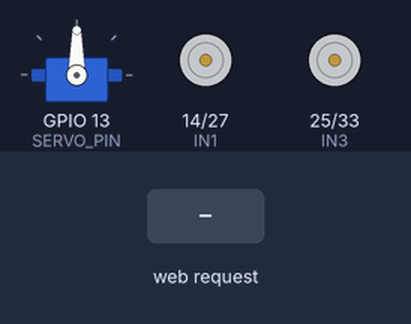
A sketch run on a simulated ESP32. Shown: servo, motor-driver pin pairs drawn as motors (green arrow = first pin HIGH = forward, orange = second pin HIGH = backward, longer = more drive, scaled by the enable pin). The inputs (shaded band) are chosen by the test bench. WiFi joins after 1.5 s; servers stay silent unless stated; what the sketch prints to the serial monitor is not drawn.

Above: at 2.7 s.
2.8 s: HTTP request GET /forward received
At 3.2 s:
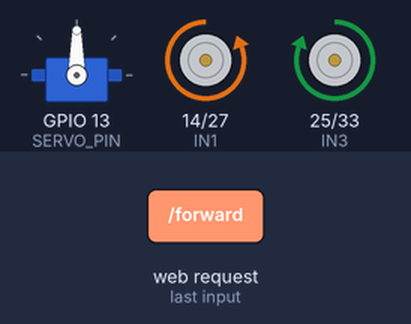
4.3 s: HTTP request GET /backward received
At 5.5 s:
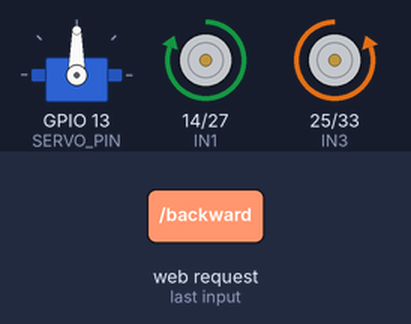
5.8 s: HTTP request GET /left received
At 6.7 s:
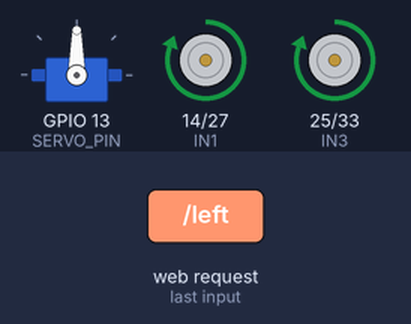
7.3 s: HTTP request GET /right received
At 7.8 s:
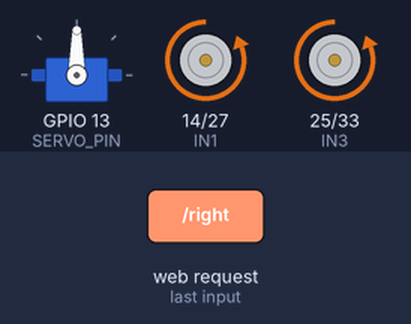
8.8 s: HTTP request GET /forward?val=1 received
At 10.0 s:
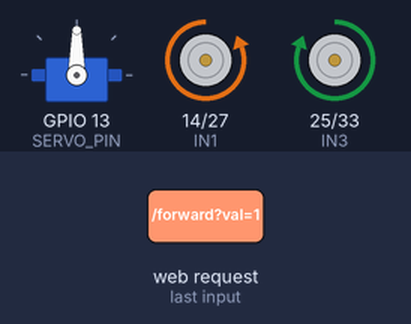
10.3 s: HTTP request GET /backward?val=1 received
At 11.3 s:
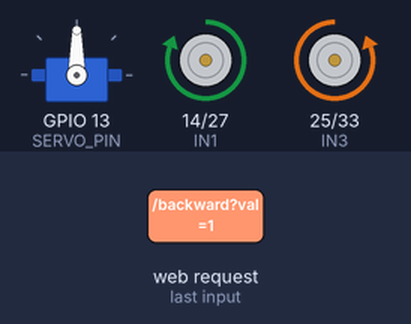
Timing chart, 0 to 12.8 s (numbered marks = the images above; inputs shaded):
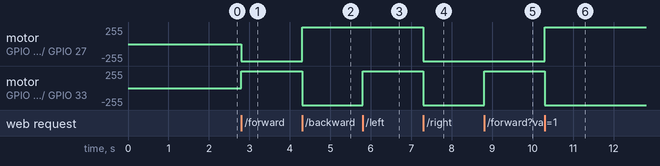

The sketch:

ESP32_CarController_v2.ino
```cpp
//http://10.82.237.239
//Cam:http://10.82.237.71
#include <WiFi.h>
#include <WebServer.h>
#include <ESP32Servo.h>

// ── WiFi — connecte à ton réseau existant ─────────────────────
const char* ssid     = "";
const char* password = "";

WebServer server(80);

// ── Broches L298N ─────────────────────────────────────────────
#define IN1 14
#define IN2 27
#define IN3 25
#define IN4 33
#define ENA 26
#define ENB 32
#define SERVO_PIN 13

Servo servoCam;

// ── Moteurs ───────────────────────────────────────────────────
void stopMotors()   { digitalWrite(IN1,LOW);  digitalWrite(IN2,LOW);  digitalWrite(IN3,LOW);  digitalWrite(IN4,LOW); }
void moveForward()  { digitalWrite(IN1,LOW);  digitalWrite(IN2,HIGH); digitalWrite(IN3,HIGH); digitalWrite(IN4,LOW); }
void moveBackward() { digitalWrite(IN1,HIGH); digitalWrite(IN2,LOW);  digitalWrite(IN3,LOW);  digitalWrite(IN4,HIGH);}
void turnLeft()     { digitalWrite(IN1,HIGH); digitalWrite(IN2,LOW);  digitalWrite(IN3,HIGH); digitalWrite(IN4,LOW); }
void turnRight()    { digitalWrite(IN1,LOW);  digitalWrite(IN2,HIGH); digitalWrite(IN3,LOW);  digitalWrite(IN4,HIGH);}

// ── Page HTML ─────────────────────────────────────────────────
const char PAGE[] PROGMEM = R"rawliteral(
<!DOCTYPE html>
<html lang="fr">
<head>
<meta charset="UTF-8"/>
<meta name="viewport" content="width=device-width,initial-scale=1,user-scalable=no"/>
<title>ESP32 Car</title>
<style>
@import url('https://fonts.googleapis.com/css2?family=Orbitron:wght@400;700;900&family=Rajdhani:wght@300;400;600&display=swap');
*{box-sizing:border-box;margin:0;padding:0}
:root{
  --bg:#04070f;--bg2:#080e1f;--bg3:#0c1630;
  --acc:#00d4ff;--acc2:#7c3aed;--acc3:#f97316;
  --red:#ef4444;--green:#22c55e;
  --bdr:#0f2a4a;--txt:#e2e8f0;--txt2:#64748b
}
html,body{height:100%;background:var(--bg);color:var(--txt);font-family:'Rajdhani',sans-serif}
body{display:flex;flex-direction:column;align-items:center;padding:10px;gap:10px}

.hdr{width:100%;max-width:760px;background:linear-gradient(135deg,#060d1f,#0a1628);border:1px solid var(--bdr);border-radius:14px;padding:14px 22px;display:flex;align-items:center;justify-content:space-between;position:relative;overflow:hidden}
.hdr::before{content:'';position:absolute;top:0;left:0;right:0;height:2px;background:linear-gradient(90deg,transparent,var(--acc),var(--acc2),transparent)}
.logo{display:flex;align-items:center;gap:12px}
.logo-icon{width:42px;height:42px;border:2px solid var(--acc);border-radius:10px;display:flex;align-items:center;justify-content:center;font-size:20px;box-shadow:0 0 14px rgba(0,212,255,.25)}
.logo-txt{font-family:'Orbitron',monospace;font-size:15px;font-weight:900;color:var(--acc);letter-spacing:3px}
.logo-sub{font-size:10px;color:var(--txt2);letter-spacing:2px;margin-top:2px}
.hdr-right{display:flex;align-items:center;gap:14px}
.dot-wrap{display:flex;align-items:center;gap:6px}
.dot{width:9px;height:9px;border-radius:50%;background:var(--green);box-shadow:0 0 10px var(--green);animation:pulse 2s infinite}
@keyframes pulse{0%,100%{opacity:1;transform:scale(1)}50%{opacity:.4;transform:scale(.75)}}
.status-txt{font-size:10px;color:var(--green);font-family:'Orbitron',monospace;letter-spacing:2px}
.ip-box{background:var(--bg3);border:1px solid var(--bdr);border-radius:6px;padding:5px 12px;font-size:11px;color:var(--acc);font-family:'Orbitron',monospace;letter-spacing:1px}

.main{width:100%;max-width:760px;display:grid;grid-template-columns:1fr 270px;gap:12px}
@media(max-width:600px){.main{grid-template-columns:1fr}}

.col{display:flex;flex-direction:column;gap:12px}

.panel{background:linear-gradient(160deg,#070e20,#0a1525);border:1px solid var(--bdr);border-radius:14px;overflow:hidden;display:flex;flex-direction:column;position:relative}
.panel::after{content:'';position:absolute;top:0;left:0;right:0;height:1px;background:linear-gradient(90deg,transparent,rgba(0,212,255,.3),transparent)}
.ph{padding:10px 16px;border-bottom:1px solid var(--bdr);display:flex;align-items:center;gap:8px;background:rgba(0,212,255,.02)}
.pi{font-size:15px}
.pt{font-family:'Orbitron',monospace;font-size:9px;letter-spacing:2px;color:var(--acc)}
.pb{padding:18px;flex:1}

.dpad{display:flex;flex-direction:column;align-items:center;gap:7px}
.drow{display:flex;gap:7px;align-items:center}
.cb{width:70px;height:70px;border-radius:14px;border:1.5px solid #1a3a5c;background:linear-gradient(145deg,#0c1e38,#071528);color:var(--txt);font-size:28px;cursor:pointer;display:flex;align-items:center;justify-content:center;transition:all .12s;user-select:none;touch-action:manipulation;-webkit-tap-highlight-color:transparent;position:relative;overflow:hidden;font-family:sans-serif;box-shadow:0 4px 15px rgba(0,0,0,.4)}
.cb::before{content:'';position:absolute;inset:0;background:radial-gradient(circle at 30% 30%,rgba(255,255,255,.05),transparent);pointer-events:none}
.cb:active,.cb.on{background:linear-gradient(145deg,#00c8e8,#0099bb);color:#04070f;border-color:var(--acc);transform:scale(.91);box-shadow:0 0 25px rgba(0,212,255,.5),inset 0 1px rgba(255,255,255,.2)}
.cs{background:linear-gradient(145deg,#1c0909,#130606);border-color:#5a1a1a;color:var(--red);font-size:9px;font-weight:900;letter-spacing:1px;font-family:'Orbitron',monospace;box-shadow:0 4px 15px rgba(239,68,68,.1)}
.cs:active,.cs.on{background:linear-gradient(145deg,#dc2626,#b91c1c);color:#fff;border-color:var(--red);box-shadow:0 0 25px rgba(239,68,68,.5)}

.srv-row{display:flex;align-items:center;gap:12px;margin-bottom:14px}
.srv-lbl{font-size:9px;color:var(--txt2);width:48px;font-family:'Orbitron',monospace;letter-spacing:1px}
input[type=range]{flex:1;-webkit-appearance:none;height:5px;border-radius:3px;background:linear-gradient(90deg,#7c3aed,var(--bg3) 70%);outline:none;cursor:pointer;border:none}
input[type=range]::-webkit-slider-thumb{-webkit-appearance:none;width:20px;height:20px;border-radius:50%;background:linear-gradient(135deg,#c4b5fd,#7c3aed);cursor:pointer;border:2px solid var(--bg);box-shadow:0 0 10px rgba(124,58,237,.6)}
.srv-val{font-family:'Orbitron',monospace;font-size:13px;color:var(--acc2);font-weight:700;min-width:38px;text-align:right}
.cbtn{width:100%;background:rgba(124,58,237,.08);border:1px solid rgba(124,58,237,.3);border-radius:8px;padding:9px;color:var(--acc2);font-size:9px;cursor:pointer;letter-spacing:2px;font-family:'Orbitron',monospace;transition:all .15s;margin-top:2px}
.cbtn:hover,.cbtn:active{background:rgba(124,58,237,.2);border-color:var(--acc2);box-shadow:0 0 12px rgba(124,58,237,.2)}

.sgrid{display:grid;grid-template-columns:1fr 1fr;gap:10px}
.st{background:var(--bg3);border-radius:10px;padding:12px 14px;border:1px solid var(--bdr);position:relative;overflow:hidden}
.st::before{content:'';position:absolute;top:0;left:0;right:0;height:1px;background:linear-gradient(90deg,transparent,var(--acc),transparent);opacity:.35}
.st-l{font-size:8px;letter-spacing:2px;color:var(--txt2);font-family:'Orbitron',monospace;margin-bottom:6px}
.st-v{font-family:'Orbitron',monospace;font-size:16px;font-weight:700;color:var(--acc)}

.chat-panel{background:linear-gradient(160deg,#070e20,#0a1525);border:1px solid var(--bdr);border-radius:14px;display:flex;flex-direction:column;overflow:hidden;position:relative}
.chat-panel::after{content:'';position:absolute;top:0;left:0;right:0;height:1px;background:linear-gradient(90deg,transparent,rgba(124,58,237,.4),transparent)}
.chat-hdr{padding:12px 16px;border-bottom:1px solid var(--bdr);display:flex;align-items:center;gap:10px;background:rgba(124,58,237,.03)}
.bot-av{width:34px;height:34px;border-radius:10px;background:linear-gradient(135deg,#1e3a8a,#4c1d95);display:flex;align-items:center;justify-content:center;font-size:18px;flex-shrink:0;border:1px solid rgba(124,58,237,.4);box-shadow:0 0 12px rgba(124,58,237,.2)}
.bot-name{font-family:'Orbitron',monospace;font-size:10px;font-weight:700;color:var(--txt);letter-spacing:2px}
.bot-sub{font-size:9px;color:var(--txt2);margin-top:1px}

.msgs{flex:1;overflow-y:auto;padding:12px;display:flex;flex-direction:column;gap:10px;height:390px}
.msgs::-webkit-scrollbar{width:3px}
.msgs::-webkit-scrollbar-thumb{background:rgba(124,58,237,.3);border-radius:2px}
.msg{display:flex;flex-direction:column}
.msg.u{align-items:flex-end}
.bubble{padding:9px 13px;border-radius:12px;font-size:12px;line-height:1.65;max-width:210px;word-break:break-word}
.msg.b .bubble{background:linear-gradient(135deg,#0f2040,#091830);color:#cbd5e1;border-bottom-left-radius:3px;border:1px solid var(--bdr)}
.msg.u .bubble{background:linear-gradient(135deg,#0e7490,#0891b2);color:#fff;font-weight:600;border-bottom-right-radius:3px;box-shadow:0 3px 15px rgba(0,212,255,.25)}
.msg-t{font-size:9px;color:#2d3f55;padding:0 4px;margin-top:3px}
.tag{display:inline-block;background:rgba(0,212,255,.08);border:1px solid rgba(0,212,255,.2);border-radius:4px;padding:1px 6px;font-size:10px;color:var(--acc);font-family:'Orbitron',monospace;letter-spacing:.5px}
.act-bar{background:rgba(0,212,255,.04);border:1px solid rgba(0,212,255,.1);border-radius:6px;padding:5px 9px;margin-top:6px;font-size:10px;color:var(--acc);font-family:'Orbitron',monospace;letter-spacing:.5px}

.hints{display:flex;flex-wrap:wrap;gap:4px;padding:8px 12px;border-top:1px solid var(--bdr)}
.hint{background:var(--bg);border:1px solid var(--bdr);border-radius:5px;padding:4px 9px;font-size:9px;color:var(--txt2);cursor:pointer;font-family:'Orbitron',monospace;letter-spacing:.5px;transition:all .12s;-webkit-tap-highlight-color:transparent}
.hint:hover,.hint:active{border-color:var(--acc);color:var(--acc);background:rgba(0,212,255,.06)}

.inp-row{display:flex;gap:7px;padding:10px 12px;border-top:1px solid var(--bdr)}
.ci{flex:1;background:var(--bg3);border:1px solid var(--bdr);border-radius:9px;padding:9px 13px;color:var(--txt);font-size:12px;font-family:'Rajdhani',sans-serif;outline:none;transition:all .15s}
.ci::placeholder{color:var(--txt2);font-size:11px}
.ci:focus{border-color:var(--acc);box-shadow:0 0 0 3px rgba(0,212,255,.08)}
.sb{background:linear-gradient(135deg,#00c4ee,#0891b2);border:none;border-radius:9px;padding:9px 16px;color:#04070f;font-size:16px;font-weight:900;cursor:pointer;transition:all .15s;box-shadow:0 3px 12px rgba(0,212,255,.2)}
.sb:hover{opacity:.88;box-shadow:0 3px 18px rgba(0,212,255,.35)}

.typing span{display:inline-block;width:6px;height:6px;border-radius:50%;background:var(--acc2);margin:0 2px;animation:ty .9s infinite}
.typing span:nth-child(2){animation-delay:.18s}
.typing span:nth-child(3){animation-delay:.36s}
@keyframes ty{0%,100%{transform:translateY(0);opacity:.5}50%{transform:translateY(-6px);opacity:1}}

.scan-line{position:fixed;top:0;left:0;width:100%;height:2px;background:linear-gradient(90deg,transparent,rgba(0,212,255,.5),transparent);animation:scan 5s linear infinite;pointer-events:none;z-index:999}
@keyframes scan{0%{top:-2px}100%{top:100vh}}
</style>
</head>
<body>
<div class="scan-line"></div>

<div class="hdr">
  <div class="logo">
    <div class="logo-icon">&#x1F916;</div>
    <div>
      <div class="logo-txt">ESP32 &mdash; CAR</div>
      <div class="logo-sub">ROBOTIC CONTROL SYSTEM v3.0</div>
    </div>
  </div>
  <div class="hdr-right">
    <div class="dot-wrap">
      <div class="dot"></div>
      <span class="status-txt">ONLINE</span>
    </div>
    <div class="ip-box" id="ip-disp">...</div>
  </div>
</div>

<div class="main">
  <div class="col">

    <div class="panel">
      <div class="ph"><span class="pi">&#x26A1;</span><span class="pt">MOTEURS</span></div>
      <div class="pb">
        <div class="dpad">
          <div class="drow">
            <div class="cb" id="bF"
              onmousedown="mv('forward')" onmouseup="mv('stop')"
              ontouchstart="pe(event);mv('forward')" ontouchend="pe(event);mv('stop')">&#9650;</div>
          </div>
          <div class="drow">
            <div class="cb" id="bL"
              onmousedown="mv('left')" onmouseup="mv('stop')"
              ontouchstart="pe(event);mv('left')" ontouchend="pe(event);mv('stop')">&#9668;</div>
            <div class="cb cs" id="bS" onclick="mv('stop')">STOP</div>
            <div class="cb" id="bR"
              onmousedown="mv('right')" onmouseup="mv('stop')"
              ontouchstart="pe(event);mv('right')" ontouchend="pe(event);mv('stop')">&#9658;</div>
          </div>
          <div class="drow">
            <div class="cb" id="bB"
              onmousedown="mv('backward')" onmouseup="mv('stop')"
              ontouchstart="pe(event);mv('backward')" ontouchend="pe(event);mv('stop')">&#9660;</div>
          </div>
        </div>
      </div>
    </div>

    <div class="panel">
      <div class="ph"><span class="pi">&#x1F4F7;</span><span class="pt">SERVO CAMERA</span></div>
      <div class="pb">
        <div class="srv-row">
          <span class="srv-lbl">PAN</span>
          <input type="range" min="0" max="180" value="90" id="pan" oninput="srv(this.value)"/>
          <span class="srv-val" id="pv">90&#176;</span>
        </div>
        <button class="cbtn" onclick="ctr()">&#8857; CENTRER</button>
      </div>
    </div>

    <div class="panel">
      <div class="ph"><span class="pi">&#x1F4CA;</span><span class="pt">STATUS</span></div>
      <div class="pb">
        <div class="sgrid">
          <div class="st">
            <div class="st-l">ETAT</div>
            <div class="st-v" id="ss" style="font-size:11px">ARRET</div>
          </div>
          <div class="st">
            <div class="st-l">PAN</div>
            <div class="st-v" id="sp" style="color:#a78bfa">90&#176;</div>
          </div>
        </div>
      </div>
    </div>

  </div>

  <div class="chat-panel">
    <div class="chat-hdr">
      <div class="bot-av">&#x1F916;</div>
      <div>
        <div class="bot-name">AMINE BOT</div>
        <div class="bot-sub">Assistant de controle intelligent</div>
      </div>
    </div>
    <div class="msgs" id="msgs">
      <div class="msg b">
        <div class="bubble">
          Bonjour ! Dis-moi :<br>
          <span class="tag">avance</span> <span class="tag">recule</span><br>
          <span class="tag">gauche</span> <span class="tag">droite</span><br>
          <span class="tag">stop</span><br>
          <span class="tag">cam gauche</span><br>
          <span class="tag">cam droite</span><br>
          <span class="tag">cam centre</span>
        </div>
        <div class="msg-t">maintenant</div>
      </div>
    </div>
    <div class="hints">
      <div class="hint" onclick="qc('avance')">avance</div>
      <div class="hint" onclick="qc('recule')">recule</div>
      <div class="hint" onclick="qc('gauche')">gauche</div>
      <div class="hint" onclick="qc('droite')">droite</div>
      <div class="hint" onclick="qc('stop')">stop</div>
      <div class="hint" onclick="qc('cam centre')">cam &#8857;</div>
    </div>
    <div class="inp-row">
      <input class="ci" id="ci" placeholder="Tape une commande..." onkeydown="if(event.key==='Enter')send()"/>
      <button class="sb" onclick="send()">&#8593;</button>
    </div>
  </div>
</div>

<script>
// Affiche l'IP de l'ESP32 automatiquement
document.getElementById('ip-disp').textContent = window.location.hostname;

function pe(ev){ev.preventDefault();}

var sn={forward:'AVANT',backward:'ARRIERE',left:'GAUCHE',right:'DROITE',stop:'ARRET'};
var btnIds={forward:'bF',backward:'bB',left:'bL',right:'bR',stop:'bS'};
var cmdMap={
  'avance':'forward','avant':'forward','en avant':'forward','vas-y':'forward',
  'recule':'backward','arriere':'backward','en arriere':'backward','reculer':'backward',
  'gauche':'left','tourne gauche':'left','a gauche':'left',
  'droite':'right','tourne droite':'right','a droite':'right',
  'stop':'stop','arrete':'stop','arret':'stop','halt':'stop'
};
var srvMap={
  'cam gauche':45,'camera gauche':45,
  'cam droite':135,'camera droite':135,
  'cam centre':90,'camera centre':90,
  'cam haut':60,'camera haut':60,
  'cam bas':120,'camera bas':120
};

function mv(d){
  Object.values(btnIds).forEach(function(id){
    var b=document.getElementById(id);if(b)b.classList.remove('on');
  });
  var b=document.getElementById(btnIds[d]);if(b)b.classList.add('on');
  document.getElementById('ss').textContent=sn[d]||d;
  fetch('/'+d).catch(function(){});
}

function srv(v){
  document.getElementById('pv').textContent=v+'°';
  document.getElementById('sp').textContent=v+'°';
  fetch('/servo?val='+v).catch(function(){});
}

function ctr(){document.getElementById('pan').value=90;srv(90);}

function addMsg(txt,role,act){
  var box=document.getElementById('msgs');
  var now=new Date().toLocaleTimeString('fr-FR',{hour:'2-digit',minute:'2-digit'});
  var d=document.createElement('div');
  d.className='msg '+role;
  d.innerHTML='<div class="bubble">'+txt+(act?'<div class="act-bar">&#9889; '+act+'</div>':'')+'</div><div class="msg-t">'+now+'</div>';
  box.appendChild(d);
  box.scrollTop=box.scrollHeight;
}

function showTyping(){
  var box=document.getElementById('msgs');
  var d=document.createElement('div');
  d.className='msg b';d.id='typ';
  d.innerHTML='<div class="bubble"><div class="typing"><span></span><span></span><span></span></div></div>';
  box.appendChild(d);
  box.scrollTop=box.scrollHeight;
}

function process(txt){
  var low=txt.toLowerCase().trim();
  showTyping();
  setTimeout(function(){
    var el=document.getElementById('typ');if(el)el.remove();
    var found=false;
    for(var k in cmdMap){
      if(low.indexOf(k)>=0){
        var d=cmdMap[k];mv(d);
        addMsg('Commande : <span class="tag">'+k.toUpperCase()+'</span>','b','ESP32 → /'+d);
        found=true;break;
      }
    }
    if(!found){
      for(var k in srvMap){
        if(low.indexOf(k)>=0){
          var v=srvMap[k];srv(v);
          document.getElementById('pan').value=v;
          addMsg('Servo : <span class="tag">'+k.toUpperCase()+'</span>','b','ESP32 → /servo?val='+v);
          found=true;break;
        }
      }
    }
    if(!found){
      addMsg('Commande inconnue.<br>Essaie : <span class="tag">avance</span> <span class="tag">stop</span>','b');
    }
  },450);
}

function send(){
  var i=document.getElementById('ci');
  var t=i.value.trim();
  if(!t)return;
  addMsg(t,'u');
  i.value='';
  process(t);
}

function qc(c){addMsg(c,'u');process(c);}

document.addEventListener('keydown',function(ev){
  if(document.activeElement===document.getElementById('ci'))return;
  var m={ArrowUp:'forward',ArrowDown:'backward',ArrowLeft:'left',ArrowRight:'right',' ':'stop'};
  if(m[ev.key]){ev.preventDefault();mv(m[ev.key]);}
});
document.addEventListener('keyup',function(ev){
  if(['ArrowUp','ArrowDown','ArrowLeft','ArrowRight'].indexOf(ev.key)>=0)mv('stop');
});
</script>
</body>
</html>
)rawliteral";

// ── Routes HTTP ───────────────────────────────────────────────
void handleRoot()     { server.send_P(200,"text/html",PAGE); }
void handleForward()  { moveForward();  Serial.println("AVANT");   server.send(200,"text/plain","OK"); }
void handleBackward() { moveBackward(); Serial.println("ARRIERE"); server.send(200,"text/plain","OK"); }
void handleLeft()     { turnLeft();     Serial.println("GAUCHE");  server.send(200,"text/plain","OK"); }
void handleRight()    { turnRight();    Serial.println("DROITE");  server.send(200,"text/plain","OK"); }
void handleStop()     { stopMotors();   Serial.println("STOP");    server.send(200,"text/plain","OK"); }

void handleServo(){
  if(!server.hasArg("val")){server.send(400,"text/plain","val manquant");return;}
  int val=constrain(server.arg("val").toInt(),0,180);
  servoCam.write(val);
  Serial.print("SERVO: ");Serial.println(val);
  server.send(200,"text/plain","OK");
}

// ── Setup ─────────────────────────────────────────────────────
void setup(){
  Serial.begin(115200);

  pinMode(IN1,OUTPUT); pinMode(IN2,OUTPUT);
  pinMode(IN3,OUTPUT); pinMode(IN4,OUTPUT);
  pinMode(ENA,OUTPUT); pinMode(ENB,OUTPUT);
  digitalWrite(ENA,HIGH);
  digitalWrite(ENB,HIGH);
  stopMotors();

  servoCam.attach(SERVO_PIN,500,2400);
  servoCam.write(90);

  // Connexion au WiFi existant (ton téléphone ou box)
  Serial.print("Connexion a : ");
  Serial.println(ssid);
  WiFi.begin(ssid, password);

  int tentatives = 0;
  while(WiFi.status() != WL_CONNECTED){
    delay(500);
    Serial.print(".");
    tentatives++;
    if(tentatives > 30){
      Serial.println("\nEchec WiFi ! Verifie SSID et mot de passe.");
      break;
    }
  }

  if(WiFi.status() == WL_CONNECTED){
    Serial.println("\n✓ WiFi connecte !");
    Serial.print("➜ Ouvre dans ton navigateur : http://");
    Serial.println(WiFi.localIP());
  }

  server.on("/",         handleRoot);
  server.on("/forward",  handleForward);
  server.on("/backward", handleBackward);
  server.on("/left",     handleLeft);
  server.on("/right",    handleRight);
  server.on("/stop",     handleStop);
  server.on("/servo",    handleServo);

  server.begin();
  Serial.println("Serveur HTTP demarre !");
}

// ── Loop ──────────────────────────────────────────────────────
void loop(){
  server.handleClient();
}
```

Measured:
- after the input at 2.8 s, motor on GPIO 14 (IN1) / GPIO 27 (IN2): stopped → backward 255/255 at once; motor on GPIO 25 (IN3) / GPIO 33 (IN4): stopped → forward 255/255 at once
- after the input at 4.3 s, motor on GPIO 14 (IN1) / GPIO 27 (IN2): backward 255/255 → forward 255/255 at once; motor on GPIO 25 (IN3) / GPIO 33 (IN4): forward 255/255 → backward 255/255 at once
- after the input at 5.8 s, motor on GPIO 25 (IN3) / GPIO 33 (IN4): backward 255/255 → forward 255/255 at once
- after the input at 7.3 s, motor on GPIO 14 (IN1) / GPIO 27 (IN2), motor on GPIO 25 (IN3) / GPIO 33 (IN4): forward 255/255 → backward 255/255 at once
- after the input at 8.8 s, motor on GPIO 25 (IN3) / GPIO 33 (IN4): backward 255/255 → forward 255/255 at once
- after the input at 10.3 s, motor on GPIO 14 (IN1) / GPIO 27 (IN2): backward 255/255 → forward 255/255 at once; motor on GPIO 25 (IN3) / GPIO 33 (IN4): forward 255/255 → backward 255/255 at once
